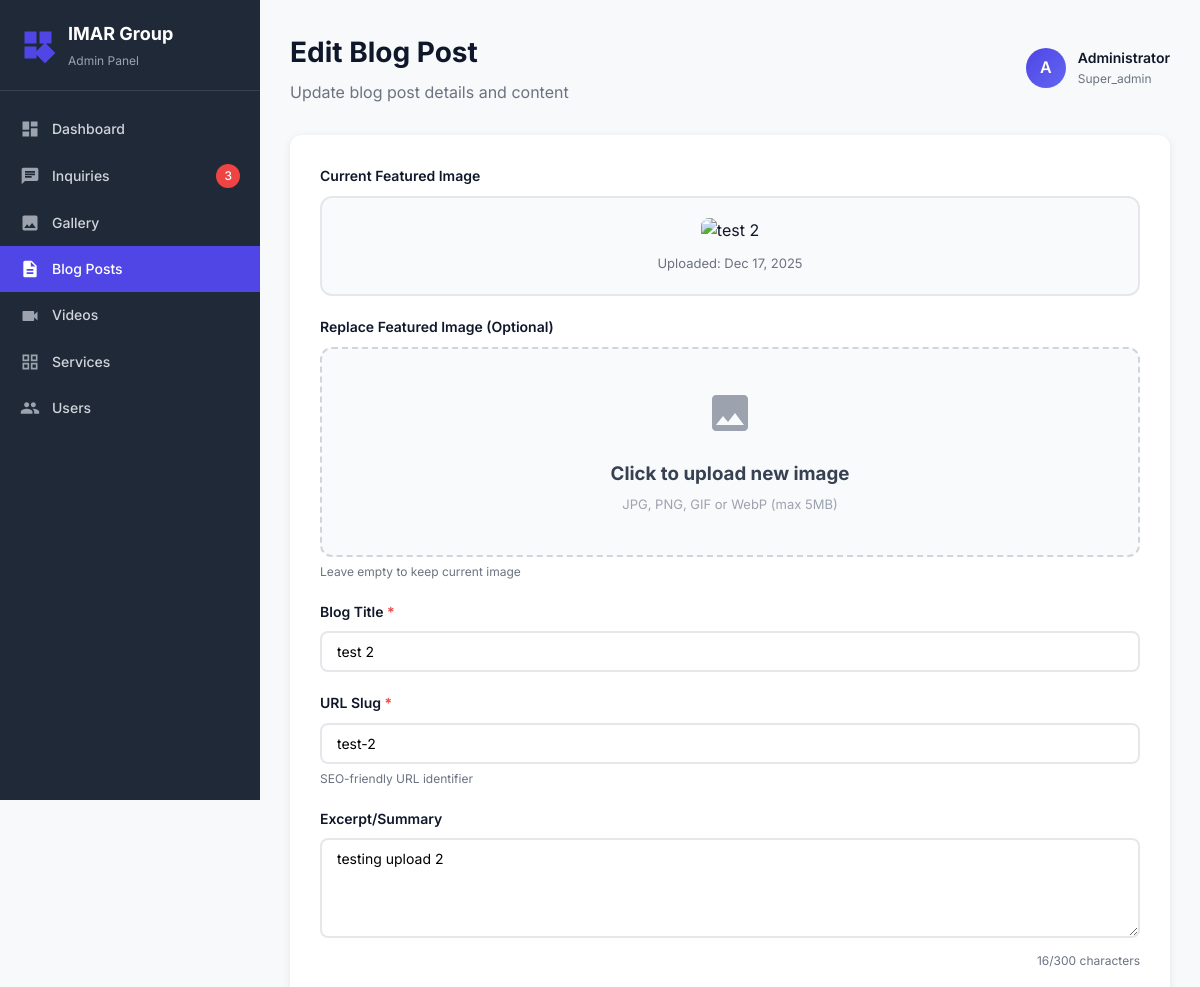
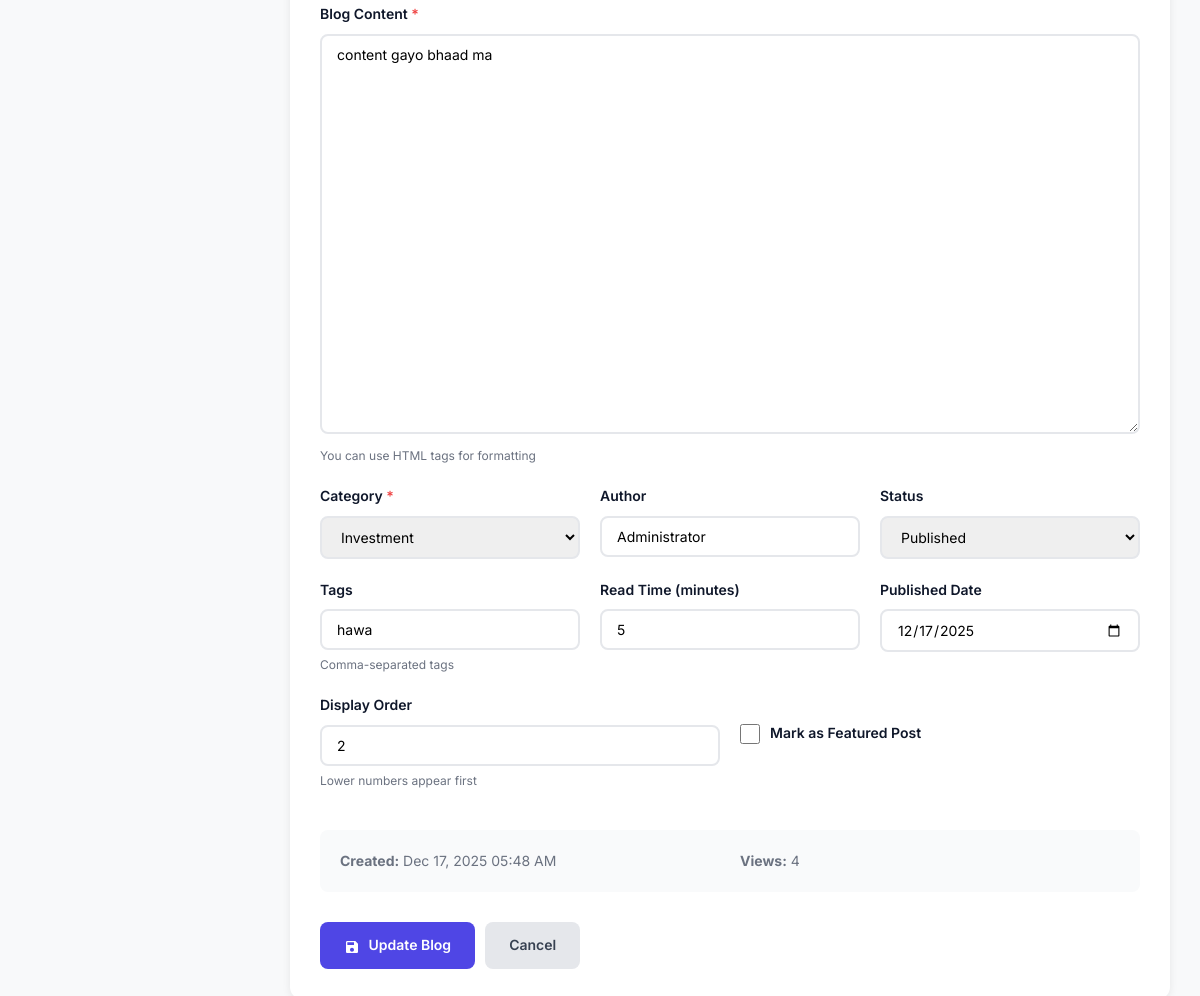
The page /admin/BLOG_CODE/edit-blog.php?id=6 (signed in) on the database its author committed (2 pictures, top to bottom).
### tables this page shows
CREATE TABLE `blog_posts` (
  `id` int(11) NOT NULL,
  `title` varchar(255) NOT NULL,
  `slug` varchar(255) NOT NULL,
  `excerpt` text DEFAULT NULL,
  `content` longtext NOT NULL,
  `featured_image` varchar(500) DEFAULT NULL,
  `thumbnail` varchar(500) DEFAULT NULL,
  `category` varchar(50) NOT NULL,
  `author` varchar(100) NOT NULL,
  `tags` varchar(255) DEFAULT NULL,
  `status` enum('draft','published','archived') DEFAULT 'draft',
  `views` int(11) DEFAULT 0,
  `read_time` int(11) DEFAULT 5,
  `is_featured` tinyint(1) DEFAULT 0,
  `display_order` int(11) DEFAULT 0,
  `meta_title` varchar(255) DEFAULT NULL,
  `meta_description` text DEFAULT NULL,
  `published_date` date DEFAULT NULL,
  `created_by` int(11) DEFAULT NULL,
  `created_at` timestamp NOT NULL DEFAULT current_timestamp(),
  `updated_at` timestamp NOT NULL DEFAULT current_timestamp() ON UPDATE current_timestamp()
);

### admin/BLOG_CODE/edit-blog.php (the view, shortened to what this page needs)
<?php
require_once '../../config/config.php';
$admin_name = $_SESSION['admin_name'] ?? 'Admin';
$admin_initials = strtoupper(substr($admin_name, 0, 1));
$admin_role = $_SESSION['admin_role'] ?? 'editor';
$blog_id = (int)($_GET['id'] ?? 0);
$stmt = $conn->prepare("SELECT * FROM blog_posts WHERE id = ?");
$stmt->bind_param("i", $blog_id);
$stmt->execute();
$result = $stmt->get_result();
$blog_post = $result->fetch_assoc();
?>
<!DOCTYPE html>
<html lang="en">
<head>
    <link rel="stylesheet" href="../../css/styles.css">
    <link rel="stylesheet" href="../../css/dashboard.css">
</head>
<body>
<div class="dashboard">
   <?php include __DIR__ . '/../includes/sidebar.php'; ?>
    <div class="main-content">
        <div class="dashboard-header">
            <div>
                <h1>Edit Blog Post</h1>
                <p style="color: #6b7280; margin-top: 5px;">Update blog post details and content</p>
            </div>
            <div class="header-actions">
                <div class="user-info">
                    <div class="user-avatar"><?php echo $admin_initials; ?></div>
                    <div>
                        <div style="font-weight: 600; font-size: 14px;"><?php echo htmlspecialchars($admin_name); ?></div>
                        <div style="font-size: 12px; color: #6b7280;"><?php echo ucfirst($admin_role); ?></div>
                    </div>
                </div>
            </div>
        </div>
        <form method="POST" enctype="multipart/form-data" id="blogForm">
            <div class="form-container">
                <div class="form-group">
                    <label>Current Featured Image</label>
                    <div class="current-image">
                        <img src="../../../Imar-Group-Website/<?php echo htmlspecialchars($blog_post['featured_image'] ?: 'images/blog/default.png'); ?>"
                             alt="<?php echo htmlspecialchars($blog_post['title']); ?>"
                             onerror="this.src='../assets/placeholder.jpg'">
                        <p>Uploaded: <?php echo date('M d, Y', strtotime($blog_post['created_at'])); ?></p>
                    </div>
                </div>
                <div class="form-group">
                    <label>Replace Featured Image (Optional)</label>
                    <div class="image-upload-area" id="uploadArea">
                        <svg width="48" height="48" viewBox="0 0 24 24" fill="#9ca3af">
                            <path d="M21 19V5c0-1.1-.9-2-2-2H5c-1.1 0-2 .9-2 2v14c0 1.1.9 2 2 2h14c1.1 0 2-.9 2-2zM8.5 13.5l2.5 3.01L14.5 12l4.5 6H5l3.5-4.5z"/>
                        </svg>
                        <h3 style="margin: 15px 0 5px 0; color: #374151;">Click to upload new image</h3>
                        <p style="color: #9ca3af; font-size: 13px;">JPG, PNG, GIF or WebP (max 5MB)</p>
                    </div>
                    <div class="helper-text">Leave empty to keep current image</div>
                </div>
                <div class="form-group">
                    <label for="title">Blog Title <span class="required">*</span></label>
                    <input type="text" id="title" name="title" value="<?php echo htmlspecialchars($blog_post['title']); ?>" required>
                </div>
                <div class="form-group">
                    <label for="slug">URL Slug <span class="required">*</span></label>
                    <input type="text" id="slug" name="slug" value="<?php echo htmlspecialchars($blog_post['slug']); ?>" required>
                    <div class="helper-text">SEO-friendly URL identifier</div>
                </div>
                <div class="form-group">
                    <label for="excerpt">Excerpt/Summary</label>
                    <textarea id="excerpt" name="excerpt" rows="3" maxlength="300"><?php echo htmlspecialchars($blog_post['excerpt']); ?></textarea>
                    <div class="char-count"><span id="excerptCount"><?php echo strlen($blog_post['excerpt']); ?></span>/300 characters</div>
                </div>
                <div class="form-group">
                    <label for="content">Blog Content <span class="required">*</span></label>
                    <textarea id="content" name="content" class="content-editor" required><?php echo htmlspecialchars($blog_post['content']); ?></textarea>
                    <div class="helper-text">You can use HTML tags for formatting</div>
                </div>
                <div class="form-row-three">
                    <div class="form-group">
                        <label for="category">Category <span class="required">*</span></label>
                        <select id="category" name="category" required>
                            <option value="investment" <?php echo $blog_post['category'] === 'investment' ? 'selected' : ''; ?>>Investment</option>
                        </select>
                    </div>
                    <div class="form-group">
                        <label for="author">Author</label>
                        <input type="text" id="author" name="author" value="<?php echo htmlspecialchars($blog_post['author']); ?>">
                    </div>
                    <div class="form-group">
                        <label for="status">Status</label>
                        <select id="status" name="status">
                            <option value="published" <?php echo $blog_post['status'] === 'published' ? 'selected' : ''; ?>>Published</option>
                        </select>
                    </div>
                </div>
                <div class="form-row-three">
                    <div class="form-group">
                        <label for="tags">Tags</label>
                        <input type="text" id="tags" name="tags" value="<?php echo htmlspecialchars($blog_post['tags']); ?>" placeholder="finance, investment, tips">
                        <div class="helper-text">Comma-separated tags</div>
                    </div>
                    <div class="form-group">
                        <label for="read_time">Read Time (minutes)</label>
                        <input type="number" id="read_time" name="read_time" value="<?php echo $blog_post['read_time']; ?>" min="1">
                    </div>
                    <div class="form-group">
                        <label for="published_date">Published Date</label>
                        <input type="date" id="published_date" name="published_date" value="<?php echo $blog_post['published_date']; ?>">
                    </div>
                </div>
                <div class="form-row">
                    <div class="form-group">
                        <label for="display_order">Display Order</label>
                        <input type="number" id="display_order" name="display_order" value="<?php echo $blog_post['display_order']; ?>" min="0">
                        <div class="helper-text">Lower numbers appear first</div>
                    </div>
                    <div class="form-group">
                        <div class="checkbox-group" style="margin-top: 28px;">
                            <input type="checkbox" id="is_featured" name="is_featured" <?php echo $blog_post['is_featured'] ? 'checked' : ''; ?>>
                            <label for="is_featured" style="margin: 0;">Mark as Featured Post</label>
                        </div>
                    </div>
                </div>
                <div class="form-row" style="padding: 20px; background: #f9fafb; border-radius: 8px; margin-top: 20px;">
                    <div style="font-size: 14px; color: #6b7280;">
                        <strong>Created:</strong> <?php echo date('M d, Y h:i A', strtotime($blog_post['created_at'])); ?>
                    </div>
                    <div style="font-size: 14px; color: #6b7280;">
                        <strong>Views:</strong> <?php echo number_format($blog_post['views']); ?>
                    </div>
                </div>
                <div class="btn-group">
                    <button type="submit" class="btn btn-primary">
                        <svg width="16" height="16" viewBox="0 0 24 24" fill="currentColor" style="vertical-align: middle; margin-right: 5px;"><path d="M17 3H5c-1.11 0-2 .9-2 2v14c0 1.1.89 2 2 2h14c1.1 0 2-.9 2-2V7l-4-4zm-5 16c-1.66 0-3-1.34-3-3s1.34-3 3-3 3 1.34 3 3-1.34 3-3 3zm3-10H5V5h10v4z"/></svg>
                        Update Blog
                    </button>
                    <a href="gallery.php" class="btn btn-secondary">Cancel</a>
                </div>

### css/styles.css (style rules this page uses)
* { margin: 0; padding: 0; box-sizing: border-box; font-family: 'Inter', -apple-system, BlinkMacSystemFont, 'Segoe UI', sans-serif; }
body { background-color: #f8f9fa; color: #0f172a; line-height: 1.6; }
a { text-decoration: none; color: inherit; }
.dashboard { display: flex; min-height: 100vh; background-color: #f8f9fa; }
.main-content { flex: 1; padding: 30px; background-color: #f8f9fa; overflow-y: auto; }
.dashboard-header { display: flex; justify-content: space-between; align-items: center; margin-bottom: 30px; flex-wrap: wrap; gap: 15px; }
.dashboard-header h1 { font-size: 28px; font-weight: 700; color: #0f172a; }
.header-actions { display: flex; align-items: center; gap: 20px; }
.user-info { display: flex; align-items: center; gap: 12px; }
.user-avatar { width: 40px; height: 40px; background: linear-gradient(135deg, #4f46e5 0%, #6366f1 100%); color: #ffffff; border-radius: 50%; display: flex; align-items: center; justify-content: center; font-weight: 600; font-size: 16px; }
.btn-group { display: flex; gap: 10px; flex-wrap: wrap; }

### css/dashboard.css (style rules this page uses)
.btn-group { display: flex; gap: 10px; flex-wrap: wrap; }

### admin/BLOG_CODE/edit-blog.php (style rules this page uses)
.form-container { max-width: 1000px; margin: 0 auto; background: white; padding: 30px; border-radius: 12px; box-shadow: 0 2px 8px rgba(0,0,0,0.08); }
.form-group { margin-bottom: 20px; }
.form-group label { display: block; font-weight: 600; margin-bottom: 8px; color: #0f172a; font-size: 14px; }
.form-group input[type="text"], .form-group textarea, .form-group select, .form-group input[type="number"], .form-group input[type="date"] { width: 100%; padding: 10px 15px; border: 2px solid #e5e7eb; border-radius: 8px; font-size: 14px; transition: all 0.3s; box-sizing: border-box; font-family: inherit; }
.form-group textarea { resize: vertical; min-height: 100px; font-family: inherit; }
.form-group textarea.content-editor { min-height: 400px; }
.current-image { border: 2px solid #e5e7eb; border-radius: 12px; padding: 20px; text-align: center; background: #f9fafb; margin-bottom: 15px; }
.current-image img { max-width: 100%; max-height: 300px; border-radius: 8px; }
.current-image p { margin-top: 10px; color: #6b7280; font-size: 13px; }
.image-upload-area { border: 2px dashed #d1d5db; border-radius: 12px; padding: 40px; text-align: center; background: #f9fafb; cursor: pointer; transition: all 0.3s; }
.checkbox-group { display: flex; align-items: center; gap: 10px; }
.checkbox-group input[type="checkbox"] { width: 20px; height: 20px; cursor: pointer; }
.form-row { display: grid; grid-template-columns: 1fr 1fr; gap: 20px; }
.form-row-three { display: grid; grid-template-columns: 1fr 1fr 1fr; gap: 20px; }
.btn-group { display: flex; gap: 10px; margin-top: 30px; }
.btn { padding: 12px 24px; border-radius: 8px; font-weight: 600; text-decoration: none; border: none; cursor: pointer; transition: all 0.3s; font-size: 14px; }
.btn-primary { background: #4f46e5; color: white; }
.btn-secondary { background: #e5e7eb; color: #374151; }
.required { color: #ef4444; }
.helper-text { font-size: 12px; color: #6b7280; margin-top: 5px; }
.char-count { font-size: 12px; color: #6b7280; text-align: right; margin-top: 5px; }

### rows shown on the page
blog_posts: created_at "Dec 17, 2025", title "test 2", slug "test-2", excerpt "testing upload 2", excerpt "16", content "content gayo bhaad ma", category "Investment", author "Administrator", status "Published", tags "hawa", read_time "5", published_date "12/17/2025", display_order "2", created_at "Dec 17, 2025 05:48 AM", views "4"

### other values the page prints
$new_inquiries_count "3"
$admin_initials "A"
$admin_name "Administrator"
$admin_role "Super_admin"
